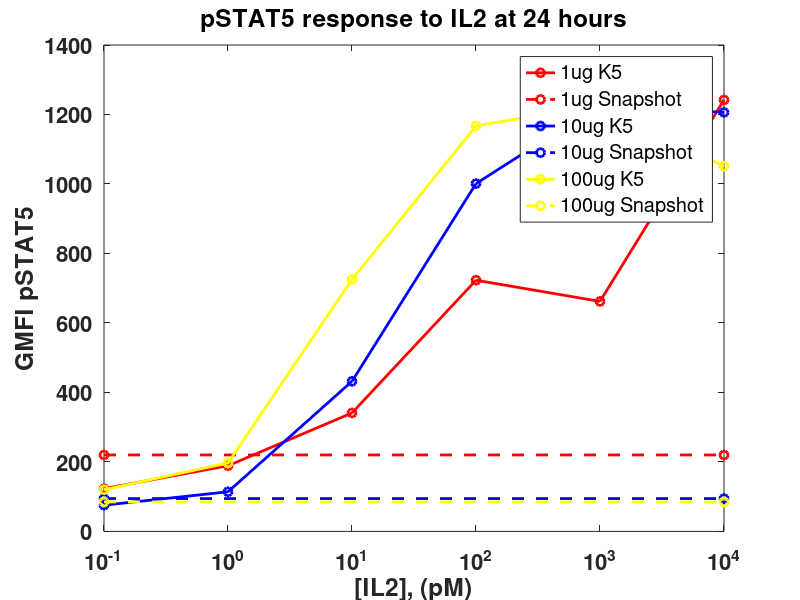
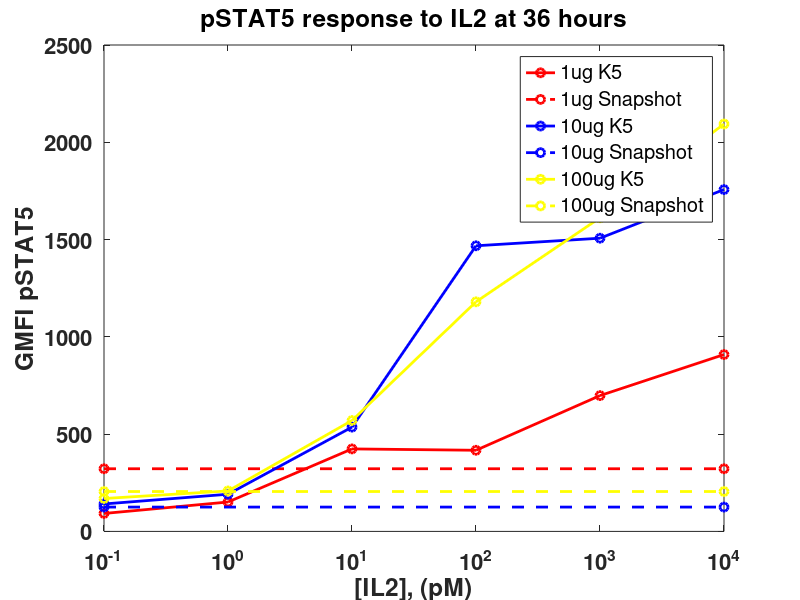
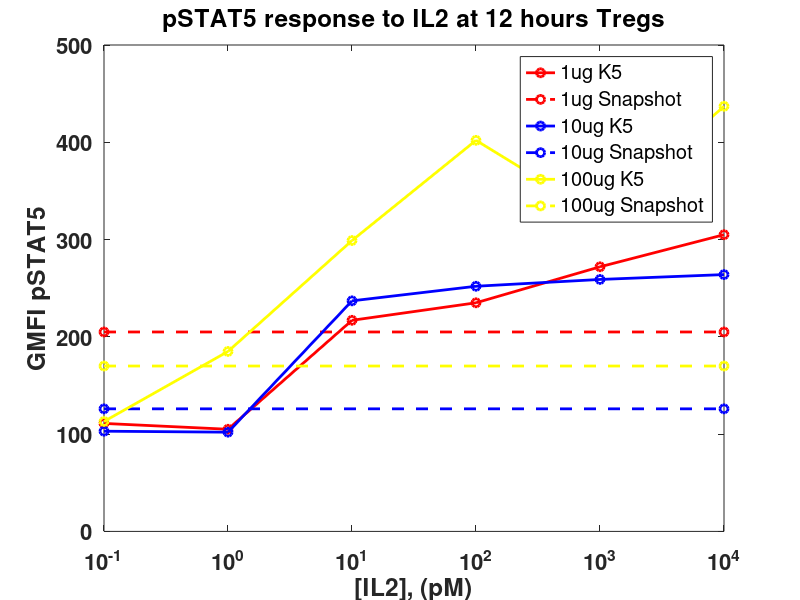
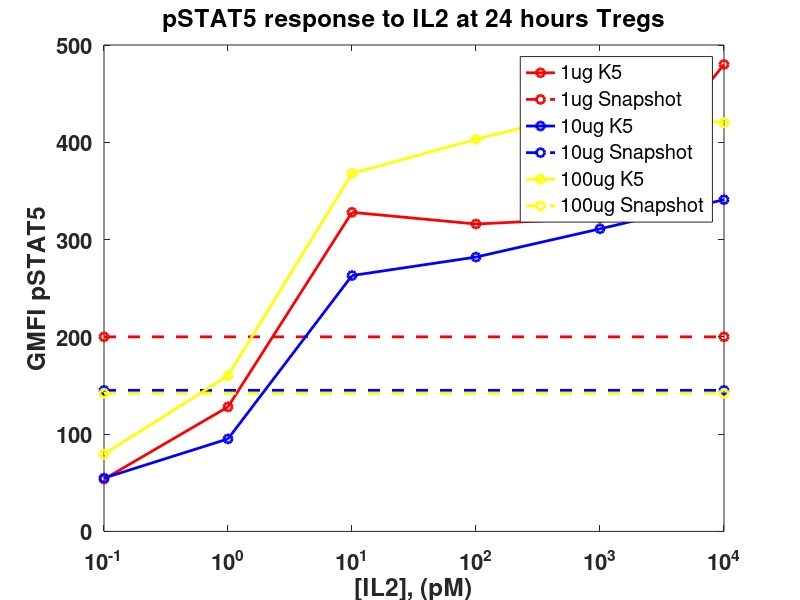

Here is the MATLAB script that generated these plots, in order:
%24 hours rework of 11142011

%24 hours
%A=1ug
%B=10ug
%C=100ug

ApSTAT5=[1242
662
723
341
189
123
116];
A=ApSTAT5-min(ApSTAT5)


BpSTAT5=[1206
1229
1001
432
114
75.5
117];
B=BpSTAT5-min(BpSTAT5)
B1=94.5-min(BpSTAT5)

CpSTAT5=[1051
1229
1167
725
197
120
167];
C=CpSTAT5-min(CpSTAT5)
C1=84.8-min(CpSTAT5)

IL2=[10000 1000 100 10 1 0.1 0];

figure()
hold on
plot(IL2, ApSTAT5, '-ro', 'linewidth', 2)
plot([0.1, max(IL2)], [220 220], '--ro', 'linewidth', 2)
plot(IL2, BpSTAT5, '-bo', 'linewidth', 2)
plot([0.1, max(IL2)], [94.5 94.5], '--bo', 'linewidth', 2)
plot(IL2, CpSTAT5, '-yo', 'linewidth', 2)
plot([0.1, max(IL2)], [84.8 84.8], '--yo', 'linewidth', 2)
set(gcf, 'color', 'w')
set(gca, 'Fontsize', 16, 'Fontweight', 'bold', 'xscale', 'log')
xlabel('[IL2], (pM)')
ylabel('GMFI pSTAT5')
legend('1ug K5', '1ug Snapshot', '10ug K5', '10ug Snapshot', '100ug K5', '100ug Snapshot')
box on
title('pSTAT5 response to IL2 at 24 hours')

%%

%36 hours
%A=1ug
%B=10ug
%C=100ug

ApSTAT5=[909
698
417
424
151
92.2
143];

BpSTAT5=[1757
1507
1468
536
191
141
149];

CpSTAT5=[2094
1612
1180
570
208
169
179];

IL2=[10000 1000 100 10 1 0.1 0];

figure()
hold on
plot(IL2, ApSTAT5, '-ro', 'linewidth', 2)
plot([0.1, max(IL2)], [322 322], '--ro', 'linewidth', 2)
plot(IL2, BpSTAT5, '-bo', 'linewidth', 2)
plot([0.1, max(IL2)], [125 125], '--bo', 'linewidth', 2)
plot(IL2, CpSTAT5, '-yo', 'linewidth', 2)
plot([0.1, max(IL2)], [205 205], '--yo', 'linewidth', 2)
set(gcf, 'color', 'w')
set(gca, 'Fontsize', 16, 'Fontweight', 'bold', 'xscale', 'log')
xlabel('[IL2], (pM)')
ylabel('GMFI pSTAT5')
legend('1ug K5', '1ug Snapshot', '10ug K5', '10ug Snapshot', '100ug K5', '100ug Snapshot')
box on
title('pSTAT5 response to IL2 at 36 hours')

%%

%Treg analysis

%12 hours
%A=1ug
%B=10ug
%C=100ug

ApSTAT5=[305
272
235
217
105
111
62.3];
A=ApSTAT5-min(ApSTAT5)
A1=205-min(ApSTAT5)

BpSTAT5=[264
259
252
237
102
103
118];
B=BpSTAT5-min(BpSTAT5)
B1=126-min(BpSTAT5)

CpSTAT5=[437
324
402
299
185
113
106];
C=CpSTAT5-min(CpSTAT5)
C1=170-min(CpSTAT5)

IL2=[10000 1000 100 10 1 0.1 0];

figure()
hold on
plot(IL2, ApSTAT5, '-ro', 'linewidth', 2)
plot([0.1, max(IL2)], [205 205], '--ro', 'linewidth', 2)
plot(IL2, BpSTAT5, '-bo', 'linewidth', 2)
plot([0.1, max(IL2)], [126 126], '--bo', 'linewidth', 2)
plot(IL2, CpSTAT5, '-yo', 'linewidth', 2)
plot([0.1, max(IL2)], [170 170], '--yo', 'linewidth', 2)
set(gcf, 'color', 'w')
set(gca, 'Fontsize', 16, 'Fontweight', 'bold', 'xscale', 'log')
xlabel('[IL2], (pM)')
ylabel('GMFI pSTAT5')
legend('1ug K5', '1ug Snapshot', '10ug K5', '10ug Snapshot', '100ug K5', '100ug Snapshot')
box on
title('pSTAT5 response to IL2 at 12 hours Tregs')

%%
%Treg analysis

%24 hours
%A=1ug
%B=10ug
%C=100ug

ApSTAT5=[480
322
316
328
128
53.7
75.9];
A=ApSTAT5-min(ApSTAT5)
A1=200-min(ApSTAT5)

BpSTAT5=[341
311
282
263
95.1
54.8
52.1];
B=BpSTAT5-min(BpSTAT5)
B1=145-min(BpSTAT5)

CpSTAT5=[420
435
403
368
160
79.4
67.4];
C=CpSTAT5-min(CpSTAT5)
C1=142-min(CpSTAT5)

IL2=[10000 1000 100 10 1 0.1 0];

figure()
hold on
plot(IL2, ApSTAT5, '-ro', 'linewidth', 2)
plot([0.1, max(IL2)], [200 200], '--ro', 'linewidth', 2)
plot(IL2, BpSTAT5, '-bo', 'linewidth', 2)
plot([0.1, max(IL2)], [145 145], '--bo', 'linewidth', 2)
plot(IL2, CpSTAT5, '-yo', 'linewidth', 2)
plot([0.1, max(IL2)], [142 142], '--yo', 'linewidth', 2)
set(gcf, 'color', 'w')
set(gca, 'Fontsize', 16, 'Fontweight', 'bold', 'xscale', 'log')
xlabel('[IL2], (pM)')
ylabel('GMFI pSTAT5')
legend('1ug K5', '1ug Snapshot', '10ug K5', '10ug Snapshot', '100ug K5', '100ug Snapshot')
box on
title('pSTAT5 response to IL2 at 24 hours Tregs')

%%

%Treg analysis

%36 hours
%A=1ug
%B=10ug
%C=100ug

ApSTAT5=[352
404
339
314
133
92.1
177];
A=ApSTAT5-min(ApSTAT5)
A1=123-min(ApSTAT5)

BpSTAT5=[436
367
389
302
123
75.7
95.2];
B=BpSTAT5-min(BpSTAT5)
B1=132-min(BpSTAT5)

CpSTAT5=[469
374
378
296
140
85.1
90.4];
C=CpSTAT5-min(CpSTAT5)
C1=140-min(CpSTAT5)

IL2=[10000 1000 100 10 1 0.1 0];

figure()
hold on
plot(IL2, ApSTAT5, '-ro', 'linewidth', 2)
plot([0.1, max(IL2)], [123 123], '--ro', 'linewidth', 2)
plot(IL2, BpSTAT5, '-bo', 'linewidth', 2)
plot([0.1, max(IL2)], [132 132], '--bo', 'linewidth', 2)
plot(IL2, CpSTAT5, '-yo', 'linewidth', 2)
plot([0.1, max(IL2)], [140 140], '--yo', 'linewidth', 2)
set(gcf, 'color', 'w')
set(gca, 'Fontsize', 16, 'Fontweight', 'bold', 'xscale', 'log')
xlabel('[IL2], (pM)')
ylabel('GMFI pSTAT5')
legend('1ug K5', '1ug Snapshot', '10ug K5', '10ug Snapshot', '100ug K5', '100ug Snapshot')
box on
title('pSTAT5 response to IL2 at 36 hours Tregs')

%%

%12 1 ug
T=248.2;
B=0;
EC50=8.61;

IL212_1=(142.7-B)./(T-142.7).*EC50

T1=324.6;
B1=0;
EC501=2.794;

IL224_1=(146.3-B1)./(T1-146.3).*EC501

T2=274.9;
B2=0;
EC502=3.588;

IL236_1=(30.9-B2)./(T2-30.9).*EC502

IL2_1=[IL212_1, IL224_1, IL236_1];
%%
%12 10 ug
T=156.3;
B=0;
EC50=6.149;

IL212_10=(24-B)./(T-24).*EC50

T1=262;
B1=0;
EC501=3.499;

IL224_10=(92.9-B1)./(T1-92.9).*EC501

T2=325.9;
B2=0;
EC502=4.859;

IL236_10=(56.3-B2)./(T2-56.3).*EC502

IL2_10=[IL212_10, IL224_10, IL236_10];
%%
%12 100 ug
T=286.4;
B=0;
EC50=3.582;

IL212_100=(64-B)./(T-64).*EC50

T1=354.4;
B1=0;
EC501=2.4;

IL224_100=(74.6-B1)./(T1-74.6).*EC501

T2=339.1;
B2=0;
EC502=6.573;

IL236_100=(54.9-B2)./(T2-54.9).*EC502

IL2_100=[IL212_100, IL224_100, IL236_100];
%%

peptide=[1 10 100];
time=[12 24 36];

figure()
hold on
plot(time, IL2_1, '-ro', 'linewidth', 2)
plot(time, IL2_10, '-bo', 'linewidth', 2)
plot(time, IL2_100, '-yo', 'linewidth', 2)
set(gcf, 'color', 'w')
set(gca, 'Fontsize', 16, 'Fontweight', 'bold')
ylabel('[IL2], (pM)')
xlabel('Time, hrs')
title('IL2 backcalculated from pSTAT5 in the spleen')
legend('1ug K5', '10ug K5', '100ug K5')
box on





